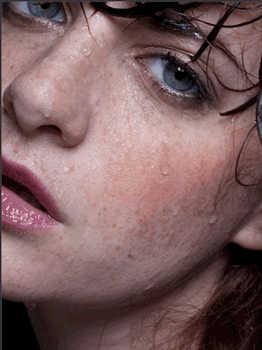
//> input picture denoise/anisotropic_diffusion/images/input/woman_3.png, 262 x 350 px
$ ./anisotropic_diffusion_demo   (built with g++ and OpenCV 4)
//> lines starting //> are read from the running program, lines starting //| are printed output that depends on the picture
//> further down, noise_image is the input picture: 350 rows x 262 cols, CV_8UC3; mean B, G, R 95.4, 94.6, 123.3
//C++
#include <cmath>
#include <chrono>
#include <vector>
#include <iostream>
// opencv
#include <opencv2/core.hpp>
#include <opencv2/highgui.hpp>
#include <opencv2/imgproc.hpp>

namespace {
    void run(const std::function<void()>& work=[]{}, const std::string message="") {
        auto start = std::chrono::steady_clock::now();
        work();
        auto finish = std::chrono::steady_clock::now();
        auto duration = std::chrono::duration_cast<std::chrono::milliseconds>(finish - start);
        std::cout << message << " " << duration.count() << " ms" <<  std::endl;
    }

    void cv_info(const cv::Mat& one_image) {
        std::cout << "高  :  " << one_image.rows << "\n宽  :  " << one_image.cols << "\n通道 :  " << one_image.channels() << std::endl;
        std::cout << "步长 :  " << one_image.step << std::endl;
    }

    void cv_show(const cv::Mat& one_image, const char* info="") {
        cv::imshow(info, one_image);
        cv::waitKey(0);
        cv::destroyAllWindows();
    }

    cv::Mat cv_resize(cv::Mat& one_image, const int height, const int width, const int _interpolation=cv::INTER_LINEAR) {
		cv::Mat result;
		cv::resize(one_image, result, cv::Size(width, height), 0, 0, _interpolation);
		return result;
	}

	cv::Mat cv_concat(const cv::Mat& lhs, const cv::Mat& rhs) {
        cv::Mat result;
        cv::hconcat(std::vector<cv::Mat>({lhs, rhs}), result);
        return result;
    }

    cv::Mat cv_concat(const std::vector<cv::Mat> images) {
        cv::Mat result;
        cv::hconcat(images, result);
        return result;
    }

    bool cv_write(const cv::Mat& source, const std::string save_path) {
        return cv::imwrite(save_path, source, std::vector<int>({cv::IMWRITE_PNG_COMPRESSION, 0}));
    }

    cv::Mat make_pad(const cv::Mat &one_image, const int pad_H, const int pad_W) {
        cv::Mat padded_image;
        cv::copyMakeBorder(one_image, padded_image, pad_H, pad_H, pad_W, pad_W, cv::BORDER_REPLICATE);
        return padded_image;
    }

    inline double fast_exp(const double y) {
        double d;
        *(reinterpret_cast<int*>(&d) + 0) = 0;
        *(reinterpret_cast<int*>(&d) + 1) = static_cast<int>(1512775 * y + 1072632447);
        return d;
    }
}


cv::Mat anisotropic_diffusion_denoise_gray(
        const cv::Mat& noise_image,
        const int iterations=10,
        const double K=20,
        const double lambda=0.25) {
    // 获取图像信息
    const int H = noise_image.rows;
    const int W = noise_image.cols;
    const int length = H * W;
    // 先对图像 padding 一个像素
    auto denoised = make_pad(noise_image, 1, 1);
    const int W2 = denoised.cols;
    // 准备一个结果
    const double K2_inv = 1. / (K * K);
    // 迭代
    for(int t = 0;t < iterations; ++t) {
        // 准备这次的结果
        cv::Mat temp = noise_image.clone();
        // 遍历每一个点
        for(int i = 0;i < H; ++i) {
            const uchar* const row_ptr = denoised.data + (1 + i) * W2 + 1;
            uchar* const res_ptr = temp.data + i * W;
            for(int j = 0;j < W; ++j) {
//                // 当前点求上下左右四个方向的散度
//                const double up = row_ptr[j - W2] - row_ptr[j];
//                const double down = row_ptr[j + W2] - row_ptr[j];
//                const double left = row_ptr[j - 1] - row_ptr[j];
//                const double right = row_ptr[j + 1] - row_ptr[j];
//                // 根据散度计算传导系数
//                const double up_coefficient = fast_exp(-up * up * K2_inv);
//                const double down_coefficient = fast_exp(-down * down * K2_inv);
//                const double left_coefficient = fast_exp(-left * left * K2_inv);
//                const double right_coefficient = fast_exp(-right * right * K2_inv);
//                // 执行这个像素上的扩散
//                res_ptr[j] = cv::saturate_cast<uchar>(row_ptr[j] + lambda * (
//                        up * up_coefficient
//                        + down * down_coefficient
//                        + left * left_coefficient
//                        + right * right_coefficient));
                // 求八个方向的
                const double up = row_ptr[j - W2] - row_ptr[j];
                const double up_1 = row_ptr[j - W2 - 1] - row_ptr[j];
                const double up_2 = row_ptr[j - W2 + 1] - row_ptr[j];
                const double down = row_ptr[j + W2] - row_ptr[j];
                const double down_1 = row_ptr[j + W2 - 1] - row_ptr[j];
                const double down_2 = row_ptr[j + W2 + 1] - row_ptr[j];
                const double left = row_ptr[j - 1] - row_ptr[j];
                const double right = row_ptr[j + 1] - row_ptr[j];
                // 根据散度计算传导系数
                const double up_coefficient = fast_exp(-up * up * K2_inv);
                const double up_1_coefficient = fast_exp(-up_1 * up_1 * K2_inv);
                const double up_2_coefficient = fast_exp(-up_2 * up_2 * K2_inv);
                const double down_coefficient = fast_exp(-down * down * K2_inv);
                const double down_1_coefficient = fast_exp(-down_1 * down_1 * K2_inv);
                const double down_2_coefficient = fast_exp(-down_2 * down_2 * K2_inv);
                const double left_coefficient = fast_exp(-left * left * K2_inv);
                const double right_coefficient = fast_exp(-right * right * K2_inv);
                // 执行这个像素上的扩散
                res_ptr[j] = cv::saturate_cast<uchar>(row_ptr[j] + lambda * (
                        up * up_coefficient
                        + down * down_coefficient
                        + left * left_coefficient
                        + right * right_coefficient
                        + up_1 * up_1_coefficient
                        + up_2 * up_2_coefficient
                        + down_1 * down_1_coefficient
                        + down_2 * down_2_coefficient));
            }
        }
        denoised = make_pad(temp, 1, 1);
    }
    return denoised(cv::Rect(1, 1, W, H));
}


cv::Mat anisotropic_diffusion_denoise_color(
        const cv::Mat& noise_image,
        const int iterations=10,
        const double K=20,
        const double lambda=0.25) {
//> called with iterations = 10, K = 12, lambda = 0.125
    std::vector<cv::Mat> noise_channels, denoised_channels;
    cv::split(noise_image, noise_channels);
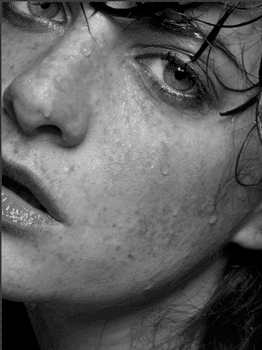
//> noise_channels[0]: 350 rows x 262 cols, CV_8UC1; min 0, max 205, mean 95.4
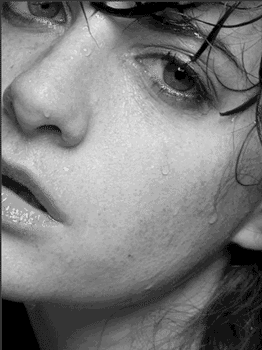
//> noise_channels[2]: 350 rows x 262 cols, CV_8UC1; min 0, max 226, mean 123.3
    for(int ch = 0;ch < 3; ++ch)
        denoised_channels.emplace_back(anisotropic_diffusion_denoise_gray(noise_channels[ch], iterations, K, lambda));
//> this loop made 3 passes
//> pass 1, in make_pad, `cv::copyMakeBorder(one_image, padded_image, pad_H, pad_H, pad_W, pad_W..`:
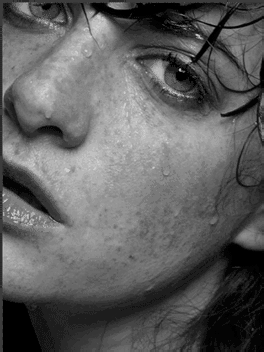
//> padded_image: 352 rows x 264 cols, CV_8UC1; min 0, max 205, mean 94.8
//> pass 3, in make_pad (call 3), `cv::copyMakeBorder(one_image, padded_image, pad_H, pad_H, pad_W, pad_W..`:
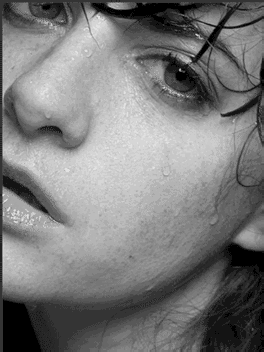
//> padded_image: 352 rows x 264 cols, CV_8UC1; min 0, max 226, mean 122.4
    cv::Mat denoised;
    cv::merge(denoised_channels, denoised);
    return denoised;
}


int main() {
    std::cout << "opencv  :  " << CV_VERSION << std::endl;

    std::string noise_path("./images/input/woman_3.png");
    auto noise_image = cv::imread(noise_path);
    if(noise_image.empty()) {
        std::cout << "读取图像 " << noise_path << " 失败 !" << std::endl;
        return 0;
    }
    // cv::cvtColor(noise_image, noise_image, cv::COLOR_BGR2GRAY);
    cv::Mat denoised;
    run([&](){
        denoised = anisotropic_diffusion_denoise_color(noise_image, 10, 12, 0.125);
    });
    const auto comparison_results = cv_concat({denoised});
    cv_show(comparison_results);
    cv_write(comparison_results, "./images/output/demo_2.png");
    return 0;
}
